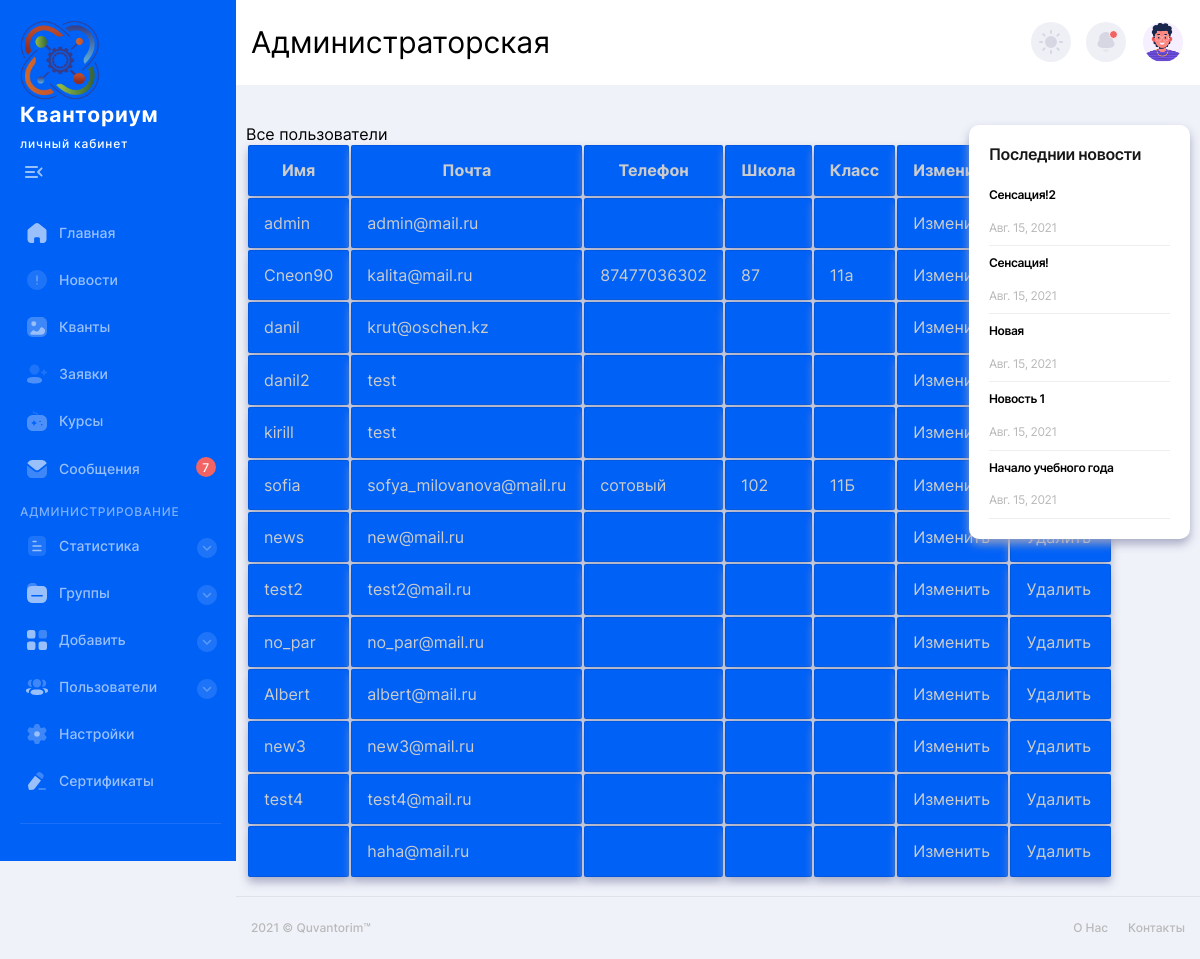
Page /admins/user (signed in) on the earlier database version.
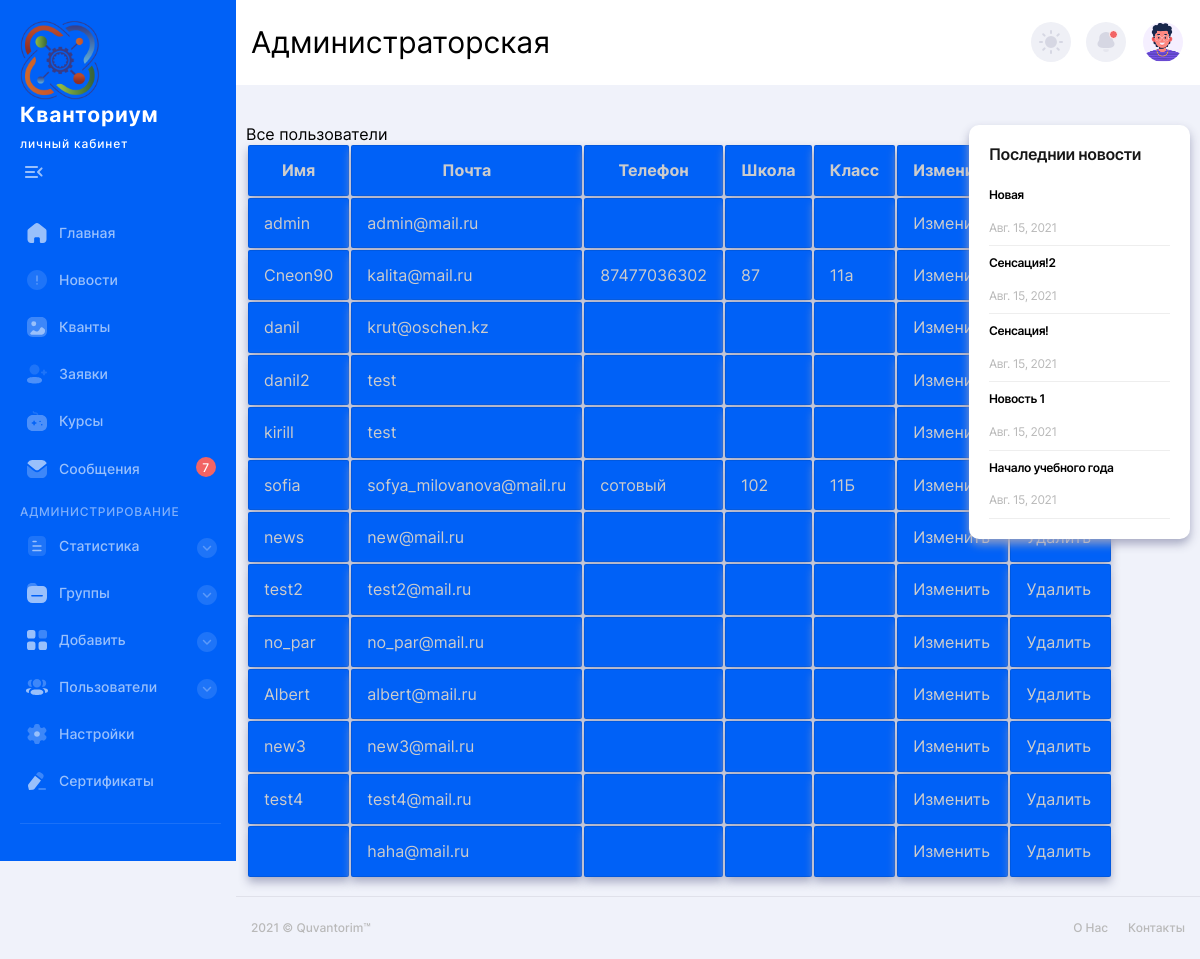
Same page on the later database version.
### manager/models.py (models this page shows, shortened)
class Profile(models.Model):
    user = models.OneToOneField(User, on_delete=models.CASCADE) #Привязываем к модели юзер
    Passport_series = models.CharField(max_length=10, blank=True)
    Passport_number = models.CharField(max_length=40, blank=True)
    Passport_received = models.CharField(max_length=60, blank=True)
    Location = models.CharField(max_length=30, blank=True)
    School_name = models.CharField(max_length=60, blank=True)
    School_class= models.CharField(max_length=10, blank=True)
    Birth_date = models.DateField(null=True, blank=True)
    Phone = models.CharField(max_length=30, blank=True)
    Status = models.CharField(max_length=10, blank=True)
    id_stepik = models.CharField(max_length=10, blank=True)

class novelty(models.Model):
    name = models.CharField(max_length=30, blank=True)
    heading = models.CharField(max_length=30, blank=True)
    body = models.TextField()
    data = models.DateField(null=True, blank=True)
    time =  models.TimeField(null=True, blank=True)

### manager/views.py (the view)
# urls.py: path('admins/user', views.admin_user, name='admins/admins'),
@permission_required('manager.adminenter',login_url='login')
def admin_user(request):
    data= {}
    data['prava'] = request.user.has_perm('manager.adminenter')
    data['new'] = novelty.objects.all().order_by('-pk')[:settings.NEWS_COLUMN]
    data['longing'] =request.user.is_authenticated
    try:
        print(request.user.profile.Status)
    except Profile.DoesNotExist:
        print("No")
    data.update(init_news(request))
    data['users'] = User.objects.all()
    return render(request, 'manager/admins.html', data)

### manager/functional.py (called while the page is built)
def init_news(request):
    datas={}
    datas['new'] = novelty.objects.all().order_by('-data').order_by('-time')[:settings.NEWS_COLUMN]
    datas['admins'] = request.user.has_perm('manager.can_admins')
    datas['exit'] = request.user.is_authenticated
    return datas

### templates/manager/admins.html (shortened to what this page needs)
{% extends "manager/main.html" %}
{% block bar %}
  {% if longing %}   sidebar {% else %}  sidebarno {% endif %}
{% endblock %}
{% block namepage %}
        Администраторская
{% endblock %}
{% block content %}
    <main class="main users chart-page" id="skip-target">
      <div class="container">
        <div class="row">
          <div class="col-lg-9">
              <div class="text">
                    Все пользователи
               <table>
                    <tr>
                        <th class="name">Имя</th>
                        <th class="name"> Почта </th>
                        <th class="name"> Телефон </th>
                        <th class="name"> Школа </th>
                        <th class="name"> Класс </th>
                        <th class="name"> Изменить </th>
                        <th class="name"> Удалить  </th>
                    </tr>
                    {% for user in users %}
                            <tr>
                                <td class="names2"> <a href="{% url 'profile' user.id %}">  {{ user.username }} </a> </td>
                                <td class="names2"> {{ user.email }}</td>
                                <td class="names2"> {{ user.profile.Phone }}</td>
                                <td class="names2"> {{ user.profile.School_name }}</td>
                                <td class="names2"> {{ user.profile.School_class }}</td>
                                <td class="names2"> <a href="redit?id={{ user.id }}"> Изменить </a>  </td>
                                <td class="names3"> <a href="delete?id={{ user.id }}"> Удалить </a></td>
                            </tr>
                    {% endfor %}
                  </table>
              </div>
          </div>
          <div class="col-lg-3">
                  {% include 'manager/show_news.html' %}
          </div>
        </div>
      </div>
    </main>
{% endblock %}

### templates/manager/show_news.html (shortened to what this page needs)
     <article class="white-block">
              <div class="top-cat-title">
                <h3>Последнии новости </h3>
              </div>
              <ul class="top-cat-list">
                  {% for news in new %}
                <li>
                  <a href="{% url 'new_post' news.id %}">
                    <div class="top-cat-list__title">
                     {{ news.heading }}
                    </div>
                    <div class="top-cat-list__subtitle">
                       {{ news.name }} <br>
                      {{ news.data }}
                    </div>
                  </a>
                  {% endfor %}
              </ul>
            </article>

Differences in the rows shown:
changed novelty "Новая": moves up the list
